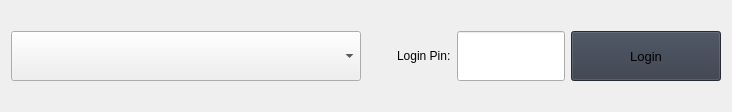
                     <widget class="QWidget" name="userSelection">
                      <layout class="QVBoxLayout" name="verticalLayout_20">
                       <item>
                        <layout class="QVBoxLayout" name="verticalLayout">
                         <item>
                          <spacer name="horizontalSpacer_5">
                           <property name="orientation">
                            <enum>Qt::Horizontal</enum>
                           </property>
                           <property name="sizeHint" stdset="0">
                            <size>
                             <width>40</width>
                             <height>20</height>
                            </size>
                           </property>
                          </spacer>
                         </item>
                         <item>
                          <layout class="QHBoxLayout" name="horizontalLayout_9">
                           <item>
                            <widget class="QComboBox" name="user_comboBox">
                             <property name="sizePolicy">
                              <sizepolicy hsizetype="Expanding" vsizetype="Fixed">
                               <horstretch>0</horstretch>
                               <verstretch>0</verstretch>
                              </sizepolicy>
                             </property>
                             <property name="minimumSize">
                              <size>
                               <width>350</width>
                               <height>50</height>
                              </size>
                             </property>
                            </widget>
                           </item>
                           <item>
                            <spacer name="horizontalSpacer_6">
                             <property name="orientation">
                              <enum>Qt::Horizontal</enum>
                             </property>
                             <property name="sizeType">
                              <enum>QSizePolicy::Minimum</enum>
                             </property>
                             <property name="sizeHint" stdset="0">
                              <size>
                               <width>30</width>
                               <height>20</height>
                              </size>
                             </property>
                            </spacer>
                           </item>
                           <item>
                            <widget class="QLabel" name="label_4">
                             <property name="maximumSize">
                              <size>
                               <width>60</width>
                               <height>16777215</height>
                              </size>
                             </property>
                             <property name="text">
                              <string>Login Pin:</string>
                             </property>
                             <property name="margin">
                              <number>2</number>
                             </property>
                            </widget>
                           </item>
                           <item>
                            <widget class="QLineEdit" name="pin_entry">
                             <property name="sizePolicy">
                              <sizepolicy hsizetype="Fixed" vsizetype="Fixed">
                               <horstretch>0</horstretch>
                               <verstretch>0</verstretch>
                              </sizepolicy>
                             </property>
                             <property name="minimumSize">
                              <size>
                               <width>0</width>
                               <height>50</height>
                              </size>
                             </property>
                            </widget>
                           </item>
                           <item>
                            <widget class="QPushButton" name="btn_ticketSearch_pick_2">
                             <property name="minimumSize">
                              <size>
                               <width>150</width>
                               <height>50</height>
                              </size>
                             </property>
                             <property name="font">
                              <font>
                               <family>Segoe UI</family>
                               <pointsize>10</pointsize>
                               <italic>false</italic>
                               <bold>false</bold>
                              </font>
                             </property>
                             <property name="cursor">
                              <cursorShape>PointingHandCursor</cursorShape>
                             </property>
                             <property name="styleSheet">
                              <string notr="true">background-color: rgb(52, 59, 72);</string>
                             </property>
                             <property name="text">
                              <string>Login</string>
                             </property>
                             <property name="icon">
                              <iconset resource="resources.qrc">
                               <normaloff>:/icons/images/icons/cil-arrow-circle-right.png</normaloff>:/icons/images/icons/cil-arrow-circle-right.png</iconset>
                             </property>
                            </widget>
                           </item>
                          </layout>
                         </item>
                         <item>
                          <spacer name="horizontalSpacer_4">
                           <property name="orientation">
                            <enum>Qt::Horizontal</enum>
                           </property>
                           <property name="sizeHint" stdset="0">
                            <size>
                             <width>40</width>
                             <height>20</height>
                            </size>
                           </property>
                          </spacer>
                         </item>
                        </layout>
                       </item>
                      </layout>
                     </widget>
